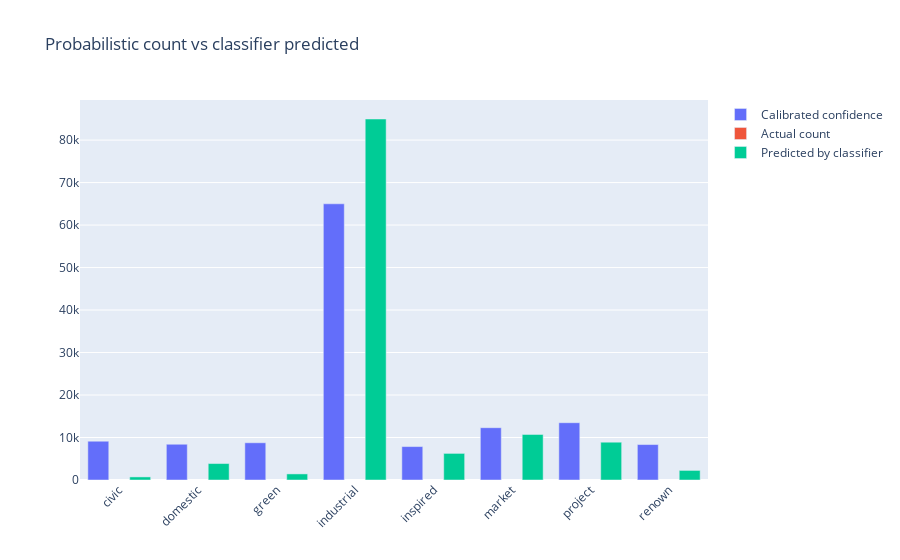

Notebook code for this chart:
### Code cell
analyze_repo("Data/ToBeAnalyzed/github_AI_repos_dump.csv")

### Figure 1 — Plotly figure (JSON) as saved in the notebook; plotly's stock layout.template omitted (floating-point values rounded to 4 significant figures)
{"data": [{"name": "Calibrated confidence", "textposition": "auto", "type": "bar", "x": ["civic", "domestic", "green", "industrial", "inspired", "market", "project", "renown"], "y": [9125, 8413, 8763, 65002, 7868, 12312, 13482, 8344]}, {"name": "Actual count", "textposition": "auto", "type": "bar", "x": ["civic", "domestic", "green", "industrial", "inspired", "market", "project", "renown"], "y": ["not applicable", "not applicable", "not applicable", "not applicable", "not applicable", "not applicable", "not applicable", "not applicable"]}, {"name": "Predicted by classifier", "textposition": "auto", "type": "bar", "x": ["civic", "domestic", "green", "industrial", "inspired", "market", "project", "renown"], "y": [725, 3874, 1433, 84961, 6261, 10725, 8894, 2254]}], "layout": {"barmode": "group", "title": {"text": "Probabilistic count vs classifier predicted"}, "xaxis": {"tickangle": -45}}}
